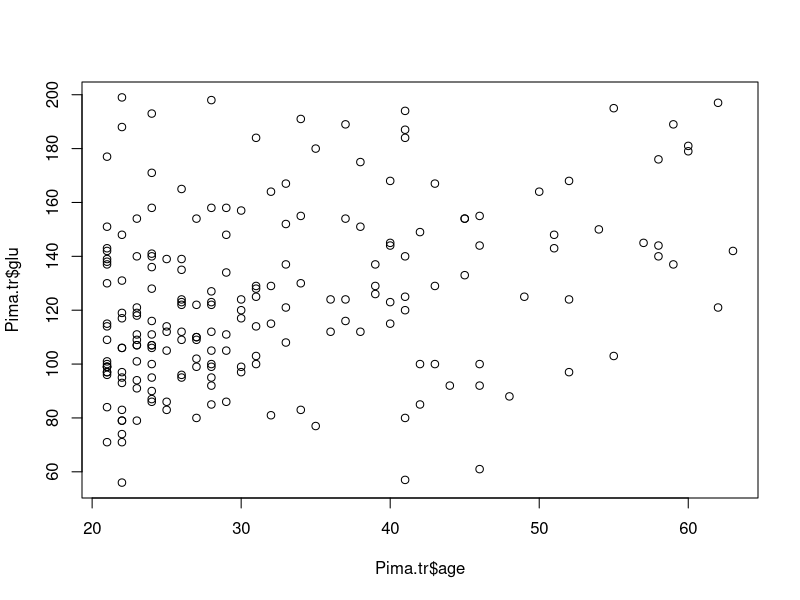
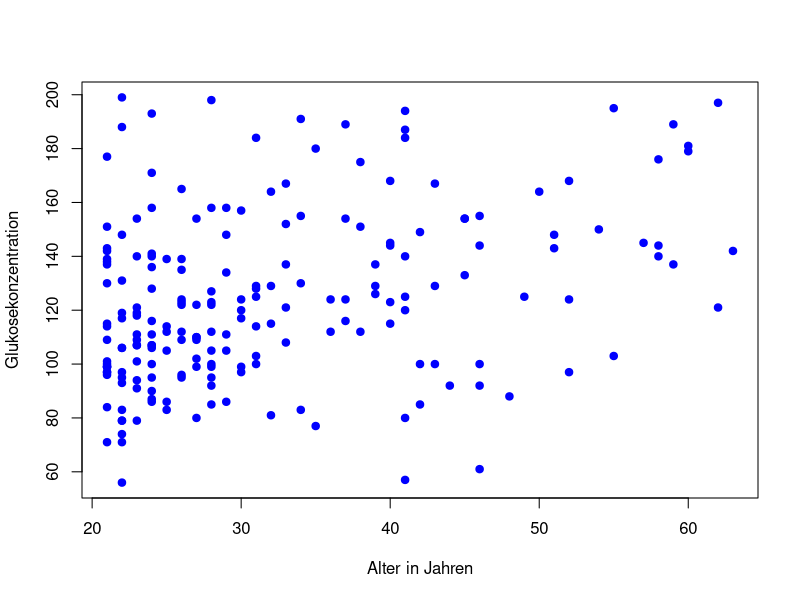
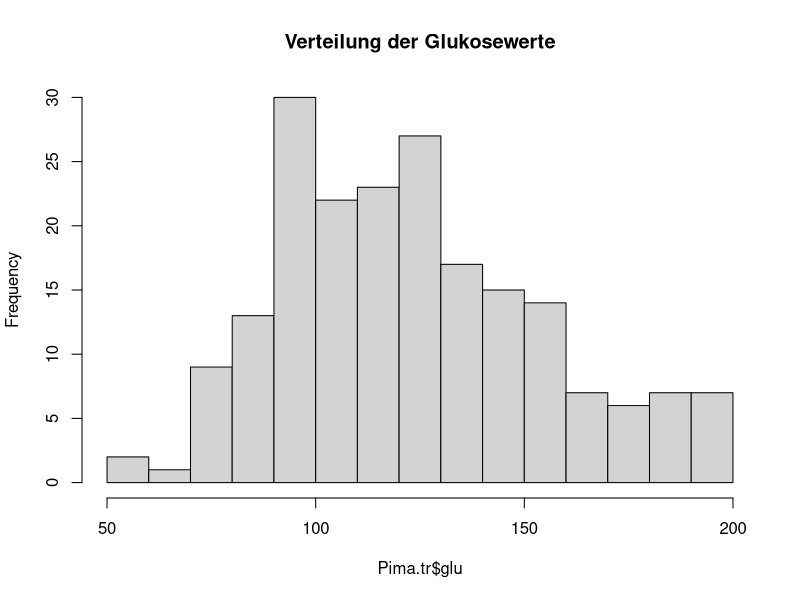
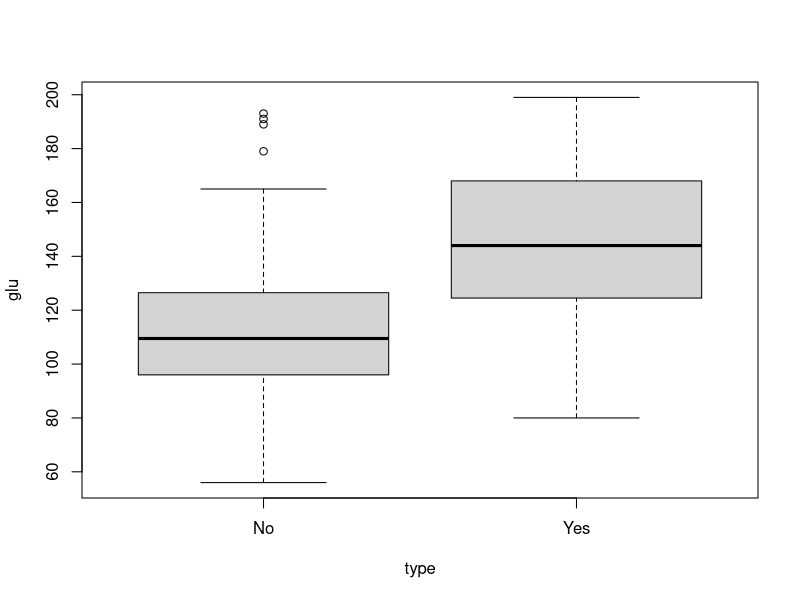
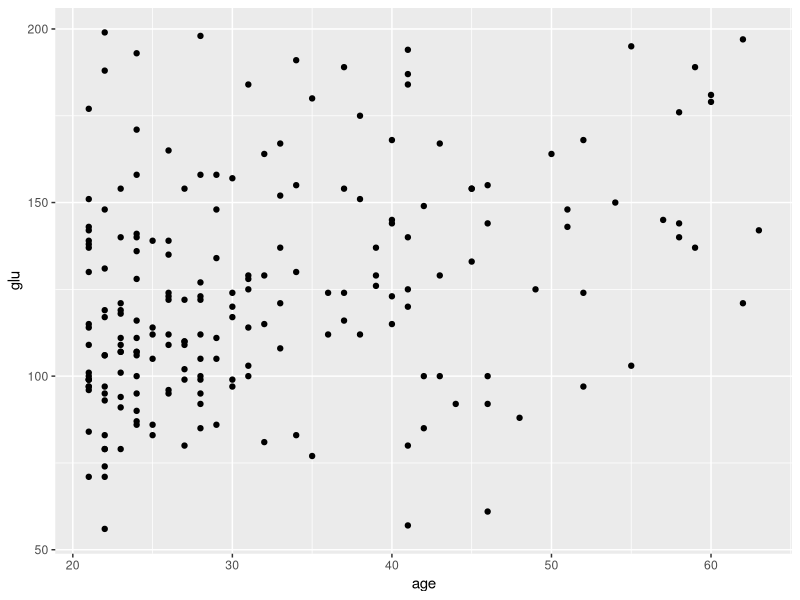
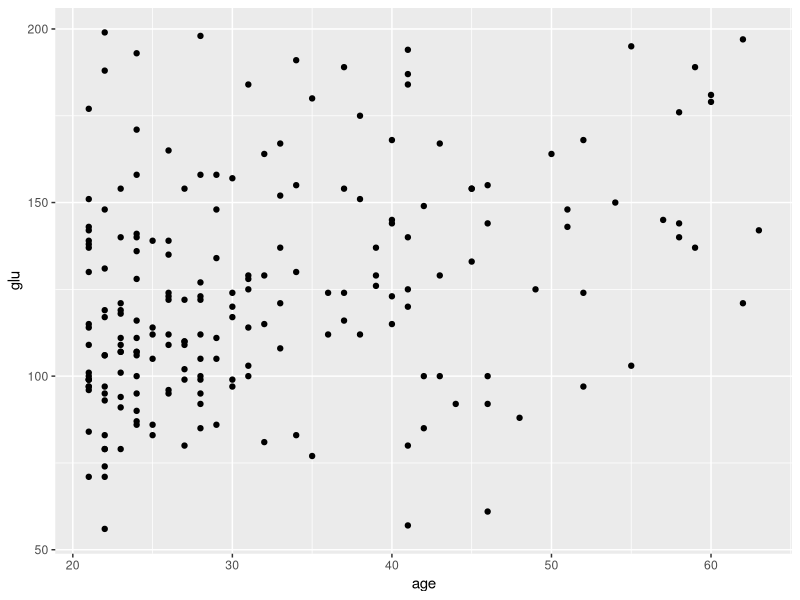
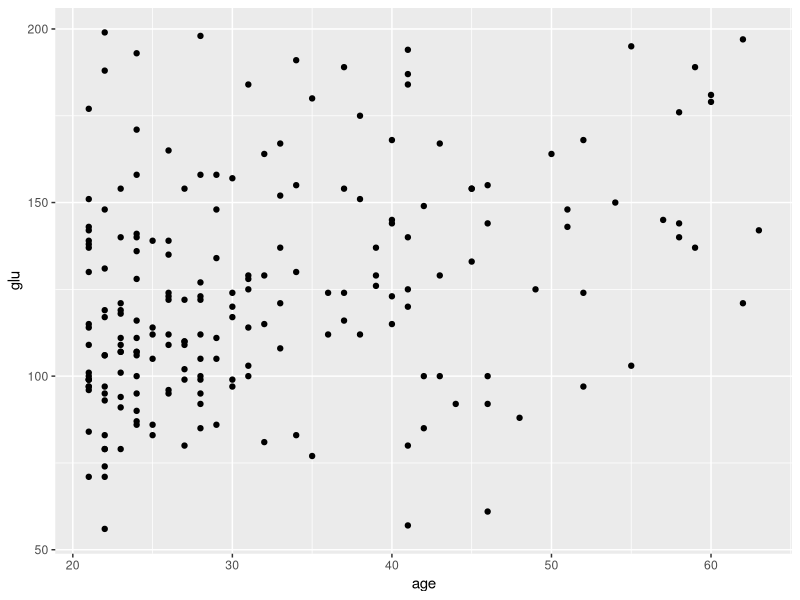
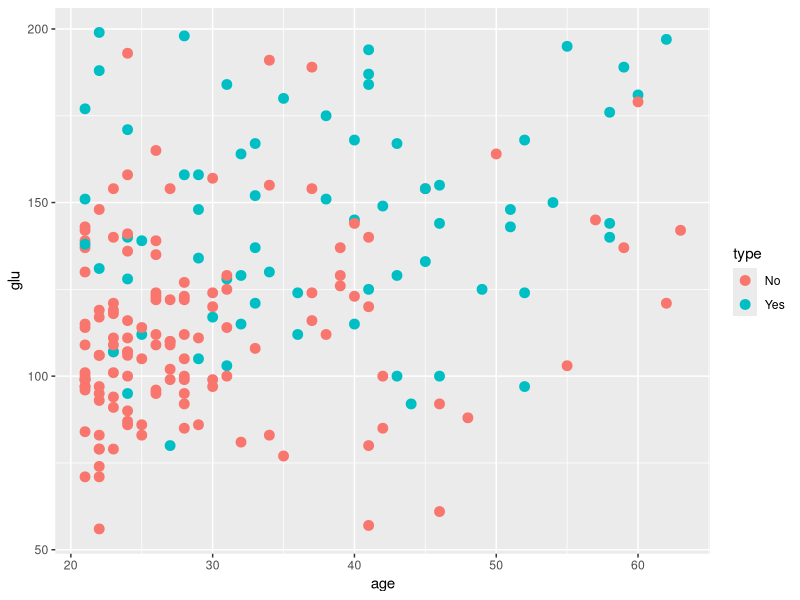

These figures' R source, in order:
## ---- chunk 1
library(MASS)

data(Pima.tr)
head(Pima.tr)
## ---- chunk 2
str(Pima.tr)
## ---- chunk 3
plot(Pima.tr$age, Pima.tr$glu)
## ---- chunk 4
plot(
  Pima.tr$age,
  Pima.tr$glu,
  xlab = "Alter in Jahren",
  ylab = "Glukosekonzentration",
  pch = 19,
  col = "blue"
)
## ---- chunk 5
hist(Pima.tr$glu, breaks = 20, main = "Verteilung der Glukosewerte")
## ---- chunk 6
boxplot(glu ~ type, data = Pima.tr)
## ---- chunk 7
library(ggplot2)
## ---- chunk 8
ggplot(Pima.tr, aes(x = age, y = glu)) +
  geom_point()
## ---- chunk 9
ggplot(data = Pima.tr, aes(x = age, y = glu)) +
  geom_point()
## ---- chunk 10
ggplot(Pima.tr, aes(x = age, y = glu)) +
  geom_point()
## ---- chunk 11
ggplot(Pima.tr, aes(x = age, y = glu, color = type)) +
  geom_point(size = 3)
## ---- chunk 12
ggplot(Pima.tr, aes(x = age, y = glu, color = type)) +
  geom_point()
## ---- chunk 13
ggplot(Pima.tr, aes(x = age, y = glu)) +
  geom_point(color = "blue")
## ---- chunk 14
data(DNase)

head(DNase)
## ---- chunk 15
ggplot(DNase, aes(x = conc, y = density)) +
  geom_point()
## ---- chunk 16
ggplot(DNase, aes(x = conc, y = density)) +
  geom_point() +
  scale_x_log10()
## ---- chunk 17
ggplot(DNase, aes(x = conc, y = density, group = Run)) +
  geom_line() +
  geom_point()
## ---- chunk 18
ggplot(DNase, aes(x = density)) +
  geom_histogram(bins = 25)
## ---- chunk 19
ggplot(DNase, aes(x = density)) +
  geom_histogram(binwidth = 0.1)
## ---- chunk 20
ggplot(DNase, aes(x = density)) +
  geom_density()
## ---- chunk 21
ggplot(DNase, aes(x = density, color = Run)) +
  geom_density()
## ---- chunk 22
ggplot(DNase, aes(x = density, color = Run)) +
  geom_density(bw=0.06)
## ---- chunk 23
ggplot(DNase, aes(x = factor(Run, levels = 1:11), y = density)) +
  geom_boxplot() +
  labs(
    x = "Versuchslauf",
    y = "Dichte",
    title = "Dichtewerte nach Versuchslauf"
  )
## ---- chunk 24
ggplot(DNase, aes(x = factor(Run, levels = 1:11), y = density)) +
  geom_boxplot()
## ---- chunk 25
ggplot(DNase, aes(x = conc, y = density)) +
  geom_point() +
  geom_smooth()
## ---- chunk 26
ggplot(DNase, aes(x = conc, y = density)) +
  geom_point() +
  geom_smooth(method = "lm")
## ---- chunk 27
ggplot(DNase, aes(x = conc, y = density)) +
  geom_point() +
  scale_x_log10()
## ---- chunk 28
ggplot(DNase, aes(x = conc, y = density)) +
  geom_point() +
  geom_smooth(se = FALSE) +
  scale_x_log10()
## ---- chunk 29
ggplot(DNase, aes(x = conc, y = density)) +
  geom_point() +
  geom_smooth(se = TRUE) +
  scale_x_log10()
## ---- chunk 30
ggplot(DNase, aes(x = conc, y = density, color = Run)) +
  geom_point() +
  scale_x_log10()
## ---- chunk 31
ggplot(DNase, aes(x = conc, y = density, color = Run, group = Run)) +
  geom_line() +
  geom_point() +
  scale_x_log10()
## ---- chunk 32
groups <- data.frame(
  sampleGroup = c(
    "E3.25",
    "E3.25 (FGF4-KO)",
    "E3.5 (EPI)",
    "E3.5 (FGF4-KO)",
    "E3.5 (PE)",
    "E4.5 (EPI)",
    "E4.5 (FGF4-KO)",
    "E4.5 (PE)"
  ),
  n = c(36, 17, 11, 8, 11, 4, 10, 4),
  color = c(
    "#CAB2D6",
    "#FDBF6F",
    "#A6CEE3",
    "#FF7F00",
    "#B2DF8A",
    "#1F78B4",
    "#E31A1C",
    "#33A02C"
  )
)

groups
## ---- chunk 33
ggplot(groups, aes(x = sampleGroup, y = n)) +
  geom_col()
## ---- chunk 34
ggplot(groups, aes(x = sampleGroup, y = n)) +
  geom_bar(stat = "identity")
## ---- chunk 35
ggplot(groups, aes(x = sampleGroup, y = n)) +
  geom_col() +
  theme(axis.text.x = element_text(angle = 90, hjust = 1))
## ---- chunk 36
ggplot(groups, aes(x = n, y = sampleGroup)) +
  geom_col()
## ---- chunk 37
groupColor <- setNames(groups$color, groups$sampleGroup)

groupColor
## ---- chunk 38
ggplot(groups, aes(x = sampleGroup, y = n, fill = sampleGroup)) +
  geom_col() +
  scale_fill_manual(values = groupColor, name = "Gruppe") +
  theme(axis.text.x = element_text(angle = 90, hjust = 1))
## ---- chunk 39
ggplot(DNase, aes(x = conc, y = density)) +
  geom_point() +
  geom_line() +
  scale_x_log10() +
  facet_wrap(~ Run)
## ---- chunk 40
ggplot(DNase, aes(x = conc, y = density, color = Run, group = Run)) +
  geom_line() +
  geom_point() +
  scale_x_log10() +
  labs(
    title = "DNase-Assay: Zusammenhang zwischen Konzentration und optischer Dichte",
    subtitle = "Messungen aus mehreren Versuchsläufen",
    x = "Konzentration (log10-Skala)",
    y = "Optische Dichte",
    color = "Versuchslauf"
  )
## ---- chunk 41
ggplot(DNase, aes(x = conc, y = density)) +
  geom_point() +
  theme_minimal()
## ---- chunk 42
ggplot(DNase, aes(x = conc, y = density, color = Run, group = Run)) +
  geom_line() +
  geom_point() +
  scale_x_log10() +
  labs(
    title = "DNase-Assay",
    x = "Konzentration (log10-Skala)",
    y = "Optische Dichte",
    color = "Versuchslauf"
  ) +
  theme_minimal()
